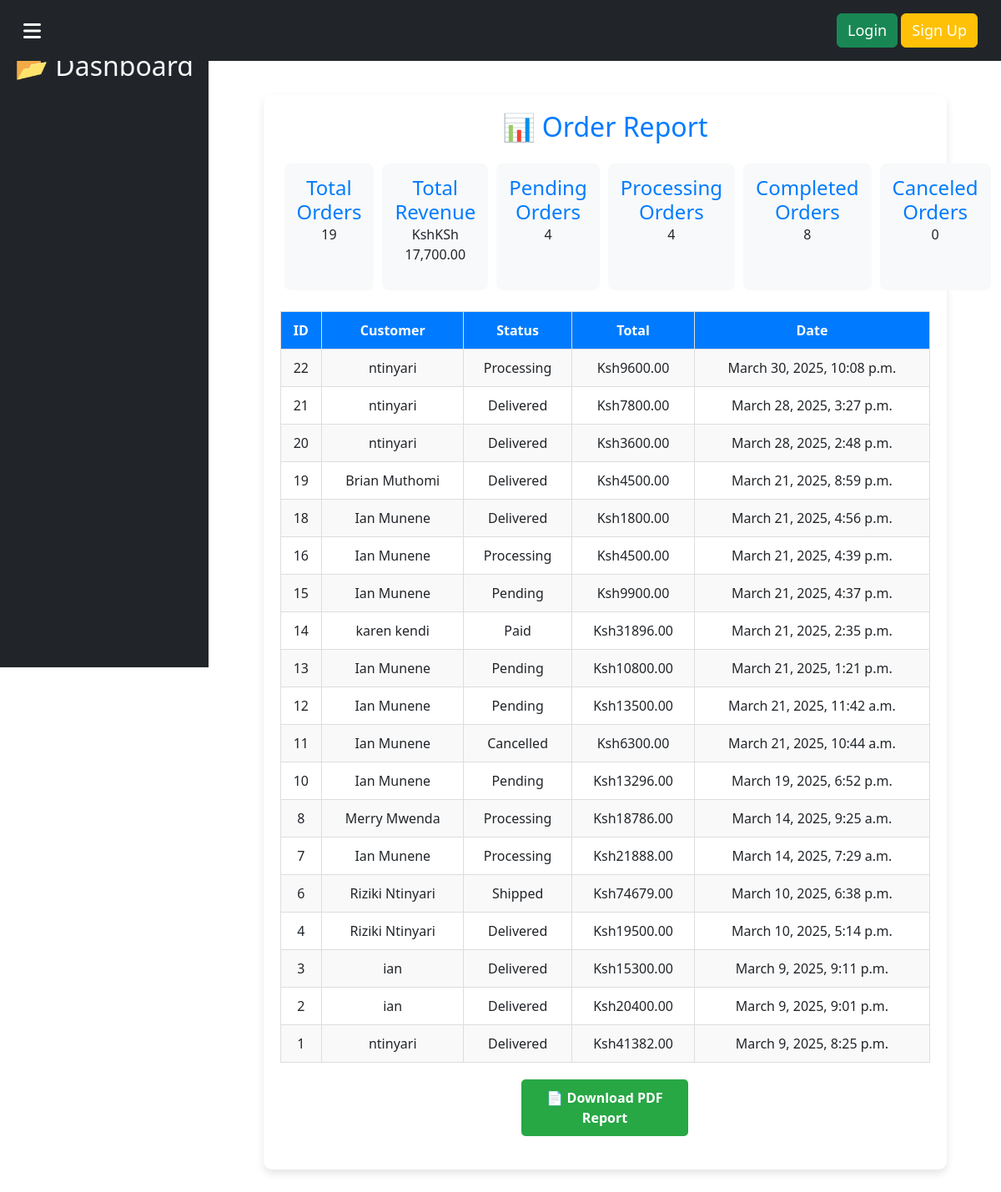
The app's page /orders/order-report/, older data.
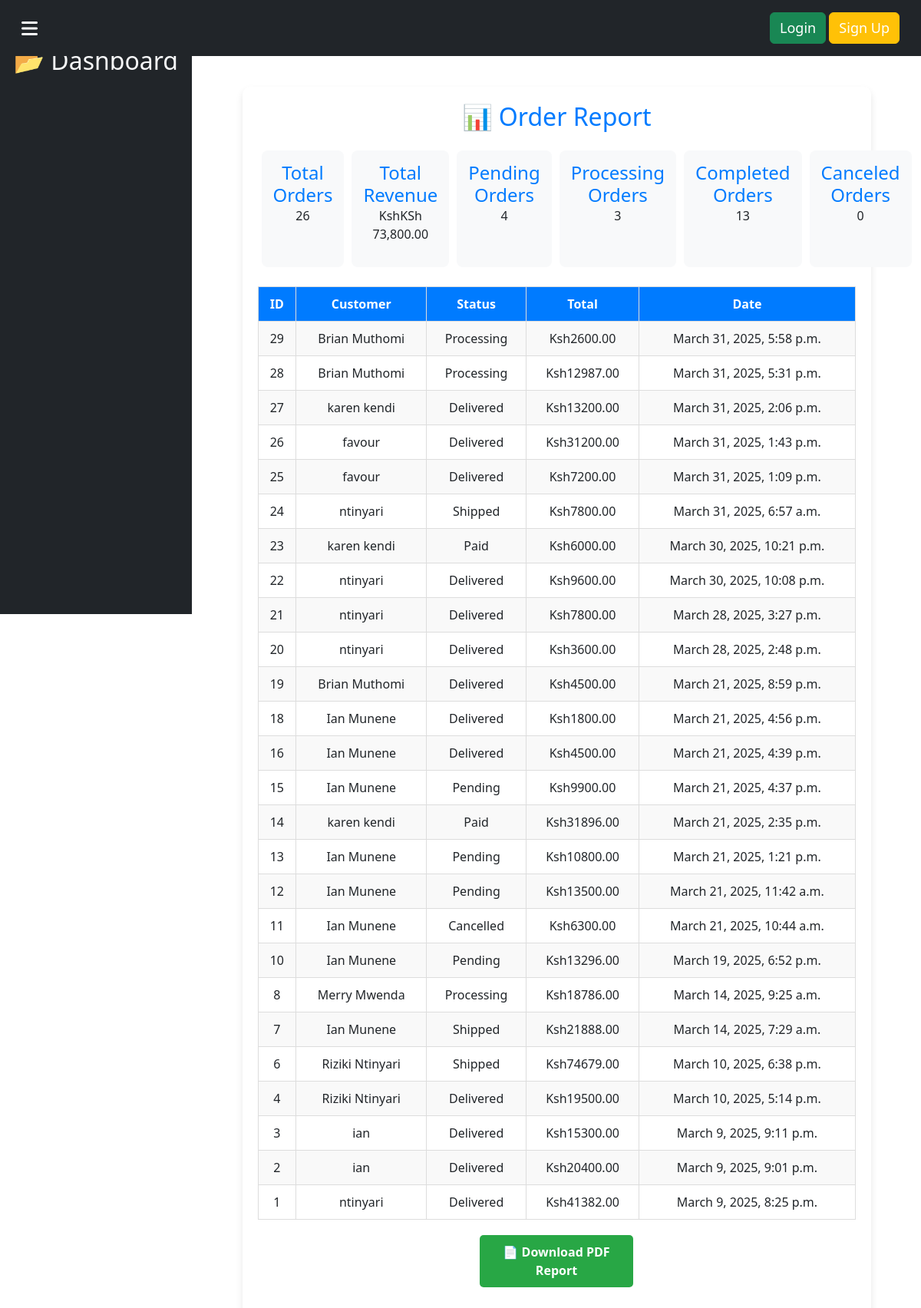
The same page, newer data.
### orders/models.py (models this page shows, shortened)
class Order(models.Model):
    STATUS_CHOICES = [
        ('Pending', 'Pending'),
        ('Processing', 'Processing'),
        ('Shipped', 'Shipped'),
        ('Paid', 'Paid'),
        ('Delivered', 'Delivered'),
        ('Cancelled', 'Cancelled'),
        ('Refunded', 'Refunded'),
    ]
    user = models.ForeignKey(
        settings.AUTH_USER_MODEL, on_delete=models.CASCADE, null=True, blank=True
    )
    cart = models.ForeignKey(
        'Cart', on_delete=models.SET_NULL, null=True, blank=True
    )  # Preserve cart history
    customer_name = models.CharField(max_length=255)
    created_at = models.DateTimeField(auto_now_add=True)
    email = models.EmailField()
    address = models.TextField()
    total_amount = models.DecimalField(max_digits=10, decimal_places=2, default=0.00)
    status = models.CharField(max_length=20, choices=STATUS_CHOICES, default='Pending')
    delivered_at = models.DateTimeField(null=True, blank=True)  # Track delivery date
    payment_status = models.BooleanField(default=False)  # True if payment is received

### orders/views.py (the view)
# urls.py: path('order-report/', order_report, name='order_report'),
def order_report(request):
    total_orders = Order.objects.count()
    total_revenue = Order.objects.filter(status="Delivered", payment_status=True).aggregate(
        total_revenue=Sum("total_amount")
    )["total_revenue"] or 0
    pending_orders = Order.objects.filter(status="Pending").count()
    processing_orders = Order.objects.filter(status="Processing").count()
    completed_orders = Order.objects.filter(status="Delivered").count()
    canceled_orders = Order.objects.filter(status="Canceled").count()
    orders = Order.objects.select_related("user").only(
        "id", "created_at", "status", "user__username", "total_amount"
    ).order_by("-created_at")
    context = {
        "total_orders": total_orders,
        "total_revenue": f"KSh {total_revenue:,.2f}",  # Format as Kenyan Shillings
        "pending_orders": pending_orders,
        "processing_orders": processing_orders,
        "completed_orders": completed_orders,
        "canceled_orders": canceled_orders,
        "orders": orders,
    }
    return render(request, "sales/order_report.html", context)

### orders/templates/sales/order_report.html (shortened to what this page needs)
{% extends 'base.html' %}
{% block content %}
<div class="report-container">
    <h2>📊 Order Report</h2>
    <div class="summary-box">
        <div>
            <h4>Total Orders</h4>
            <p>{{ total_orders }}</p>
        </div>
        <div>
            <h4>Total Revenue</h4>
            <p>Ksh{{ total_revenue }}</p>
        </div>
        <div>
            <h4>Pending Orders</h4>
            <p>{{ pending_orders }}</p>
        </div>
        <div>
            <h4>Processing Orders</h4>
            <p>{{ processing_orders }}</p>
        </div>
        <div>
            <h4>Completed Orders</h4>
            <p>{{ completed_orders }}</p>
        </div>
        <div>
            <h4>Canceled Orders</h4>
            <p>{{ canceled_orders }}</p>
        </div>
    </div>
    <table>
        <tr>
            <th>ID</th>
            <th>Customer</th>
            <th>Status</th>
            <th>Total</th>
            <th>Date</th>
        </tr>
        {% for order in orders %}
        <tr>
            <td>{{ order.id }}</td>
            <td>{{ order.customer_name }}</td>
            <td>{{ order.status }}</td>
            <td>Ksh{{ order.total_amount }}</td>
            <td>{{ order.created_at }}</td>
        </tr>
        {% endfor %}
    </table>
    <a href="{% url 'orders:generate_order_report_pdf' %}" class="download-btn">📄 Download PDF Report</a>
</div>
{% endblock %}

### home/templates/base.html (shortened to what this page needs)
<!DOCTYPE html>
<html lang="en">
<head>
    <link rel="stylesheet" href="https://cdn.jsdelivr.net/npm/bootstrap@5.3.0/dist/css/bootstrap.min.css">
    <link rel="stylesheet" href="https://cdnjs.cloudflare.com/ajax/libs/font-awesome/6.4.2/css/all.min.css">
</head>
<body>
<nav class="navbar navbar-expand-lg bg-dark p-3">
    <div class="container-fluid d-flex justify-content-between align-items-center">
        <div class="menu-toggle text-white" onclick="toggleSidebar()">
            <i class="fas fa-bars"></i>
        </div>
        <div>
            {% if user.is_authenticated %}
            <div class="dropdown">
                <button class="btn btn-secondary dropdown-toggle" type="button" data-bs-toggle="dropdown">
                    👤 {{ user.username }}
                </button>
                <ul class="dropdown-menu dropdown-menu-end">
                    {% if user.is_staff %}
                    <li><a class="dropdown-item" href="{% url 'admin_dashboard' %}">🛠 Admin Panel</a></li>
                    {% else %}
                    <li><a class="dropdown-item" href="{% url 'customer_dashboard' %}">🛍 My Dashboard</a></li>
                    {% endif %}
                    <li><a class="dropdown-item text-danger" href="{% url 'logout' %}">🚪 Logout</a></li>
                </ul>
            </div>
            {% else %}
            <a href="{% url 'login' %}" class="btn btn-success">Login</a>
            <a href="{% url 'signup' %}" class="btn btn-warning">Sign Up</a>
            {% endif %}
        </div>
    </div>
</nav>
<aside class="sidebar">
    <h2 class="text-light text-center">📂 Dashboard</h2>
</aside>
<main class="main-content">
    {% block content %}{% endblock %}
</main>
</body>
</html>

### home/templates/base.html (style rules this page uses)
.navbar { position: sticky; top: 0; width: 100%; z-index: 1000; background-color: #343a40; padding: 15px 20px; }
.navbar a { color: white; font-size: 18px; text-decoration: none; }
.sidebar { width: 250px; height: 100vh; background-color: #212529; position: fixed; top: 0; left: 0; padding-top: 60px; transition: all 0.3s ease-in-out; }
.main-content { margin-left: 250px; padding: 20px; }
.menu-toggle { font-size: 24px; cursor: pointer; color: white; }

### orders/templates/sales/order_report.html (style rules this page uses)
.report-container { width: 90%; max-width: 1000px; margin: 20px auto; background: white; padding: 20px; border-radius: 10px; box-shadow: 0 5px 10px rgba(0, 0, 0, 0.1); }
h2 { color: #007bff; text-align: center; margin-bottom: 20px; }
.summary-box { display: flex; justify-content: space-between; margin-bottom: 20px; }
.summary-box div { background: #f8f9fa; padding: 15px; border-radius: 8px; text-align: center; flex: 1; margin: 5px; }
.summary-box div h4 { margin: 0; color: #007bff; }
table { width: 100%; border-collapse: collapse; margin-top: 20px; }
th, td { padding: 10px; border: 1px solid #ddd; text-align: center; }
th { background: #007bff; color: white; }
tr:nth-child(even) { background: #f9f9f9; }
.download-btn { display: block; margin: 20px auto; width: 200px; text-align: center; padding: 10px; background: #28a745; color: white; text-decoration: none; border-radius: 5px; font-weight: bold; }

Row changes from the older to the newer data that the page shows:
added Order: id "29", customer_name "Brian Muthomi", status "Processing", total_amount "2600.00", created_at "March 31, 2025, 5:58 p.m."
added Order: id "28", customer_name "Brian Muthomi", status "Processing", total_amount "12987.00", created_at "March 31, 2025, 5:31 p.m."
added Order: id "27", customer_name "karen kendi", status "Delivered", total_amount "13200.00", created_at "March 31, 2025, 2:06 p.m."
added Order: id "26", customer_name "favour", status "Delivered", total_amount "31200.00", created_at "March 31, 2025, 1:43 p.m."
added Order: id "25", customer_name "favour", status "Delivered", total_amount "7200.00", created_at "March 31, 2025, 1:09 p.m."
added Order: id "24", customer_name "ntinyari", status "Shipped", total_amount "7800.00", created_at "March 31, 2025, 6:57 a.m."
added Order: id "23", customer_name "karen kendi", status "Paid", total_amount "6000.00", created_at "March 30, 2025, 10:21 p.m."
changed Order "March 30, 2025, 10:08 p.m.": status "Processing" → "Delivered"
changed Order "March 21, 2025, 4:39 p.m.": status "Processing" → "Delivered"
changed Order "March 14, 2025, 7:29 a.m.": status "Processing" → "Shipped"
Text that changed along with them:
{{ total_orders }}: "19" → "26"
{{ total_revenue }}: "KSh 17,700.00" → "KSh 73,800.00"
{{ processing_orders }}: "4" → "3"
{{ completed_orders }}: "8" → "13"
